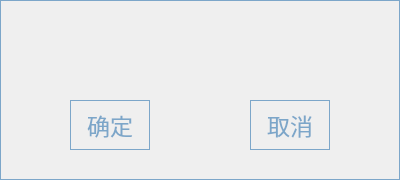
<?xml version="1.0" encoding="UTF-8"?>
<ui version="4.0">
 <class>hp_sis_content</class>
 <widget class="QWidget" name="hp_sis_content">
  <property name="geometry">
   <rect>
    <x>0</x>
    <y>0</y>
    <width>400</width>
    <height>180</height>
   </rect>
  </property>
  <property name="windowTitle">
   <string>Form</string>
  </property>
  <property name="styleSheet">
   <string notr="true"/>
  </property>
  <widget class="QFrame" name="frame">
   <property name="geometry">
    <rect>
     <x>0</x>
     <y>0</y>
     <width>400</width>
     <height>180</height>
    </rect>
   </property>
   <property name="font">
    <font>
     <pointsize>17</pointsize>
    </font>
   </property>
   <property name="styleSheet">
    <string notr="true">border: 1px solid  #7CA6C9;
background-color: rgba(255, 255, 255, 0);
color:#7CA6C9;
border-image:url(:/res/res/setting_background.png);</string>
   </property>
   <property name="frameShape">
    <enum>QFrame::StyledPanel</enum>
   </property>
   <property name="frameShadow">
    <enum>QFrame::Raised</enum>
   </property>
   <widget class="QPushButton" name="pushButton_ok">
    <property name="geometry">
     <rect>
      <x>70</x>
      <y>100</y>
      <width>80</width>
      <height>50</height>
     </rect>
    </property>
    <property name="font">
     <font>
      <pointsize>17</pointsize>
     </font>
    </property>
    <property name="styleSheet">
     <string notr="true">border: 1px solid  #7CA6C9;
background-color: rgba(255, 255, 255, 0);
color:#7CA6C9;</string>
    </property>
    <property name="text">
     <string>确定</string>
    </property>
   </widget>
   <widget class="QPushButton" name="pushButton_cancel">
    <property name="geometry">
     <rect>
      <x>250</x>
      <y>100</y>
      <width>80</width>
      <height>50</height>
     </rect>
    </property>
    <property name="font">
     <font>
      <pointsize>17</pointsize>
     </font>
    </property>
    <property name="styleSheet">
     <string notr="true"/>
    </property>
    <property name="text">
     <string>取消</string>
    </property>
   </widget>
   <widget class="QLabel" name="label_text">
    <property name="geometry">
     <rect>
      <x>0</x>
      <y>0</y>
      <width>400</width>
      <height>90</height>
     </rect>
    </property>
    <property name="font">
     <font>
      <pointsize>17</pointsize>
     </font>
    </property>
    <property name="styleSheet">
     <string notr="true">border: 0px solid  #7CA6C9;</string>
    </property>
    <property name="text">
     <string/>
    </property>
    <property name="alignment">
     <set>Qt::AlignCenter</set>
    </property>
    <property name="wordWrap">
     <bool>true</bool>
    </property>
   </widget>
  </widget>
 </widget>
 <resources/>
 <connections/>
</ui>
